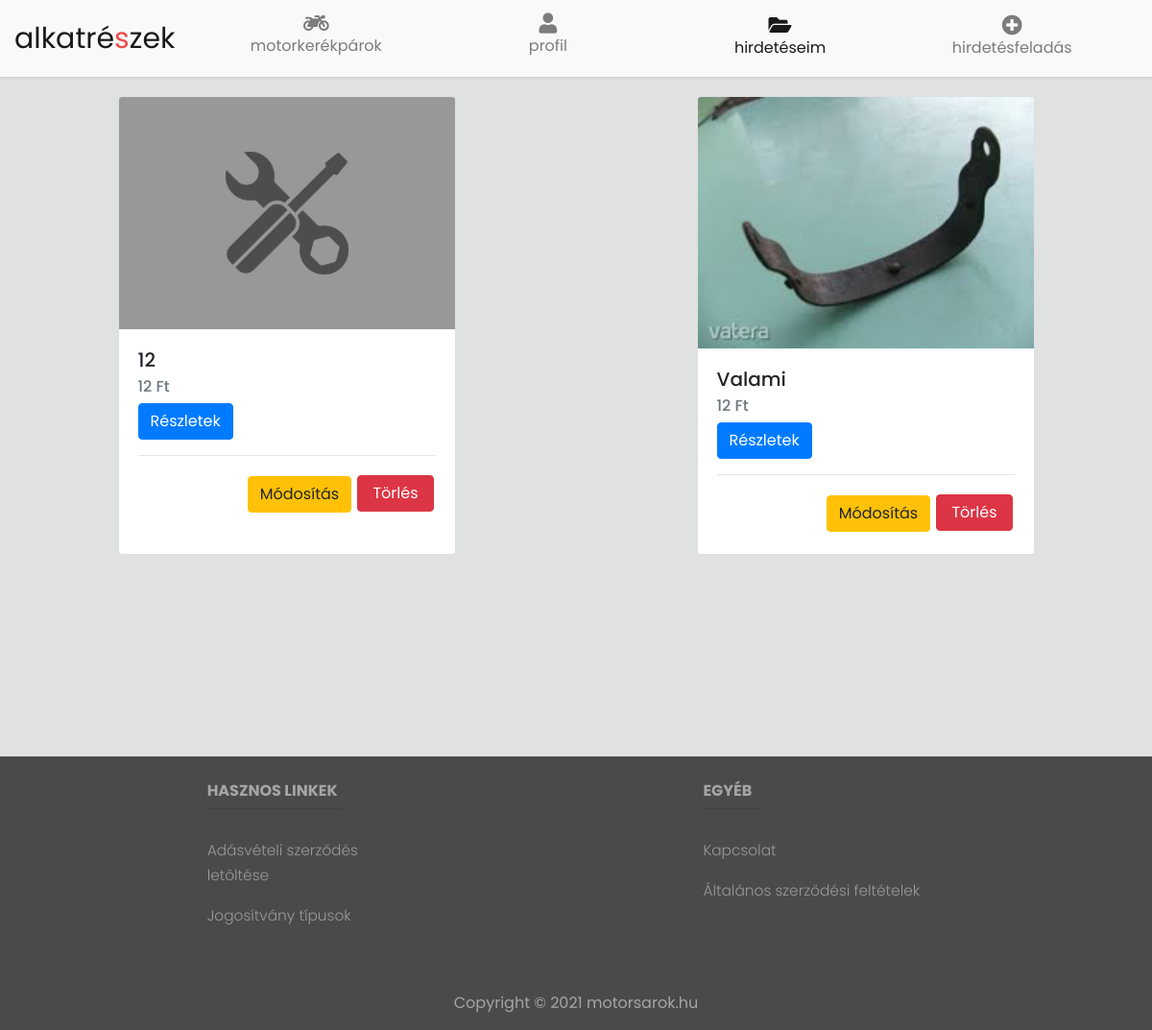
Before: /alkatresz-hirdeteseim.php (signed in) with the older database file.
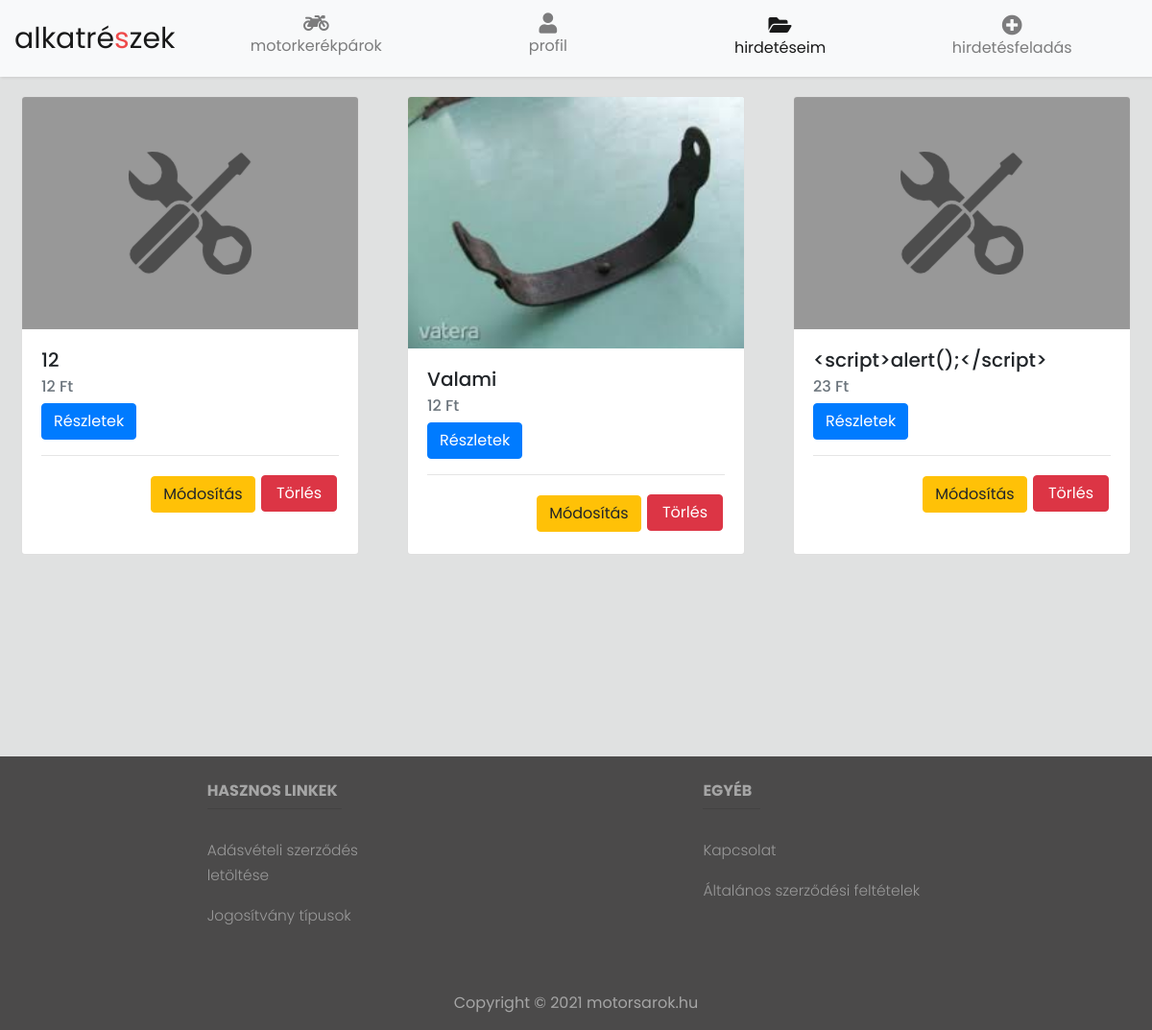
After: the same page with the newer database file.
### tables this page shows
CREATE TABLE `parts` (
  `id` int(11) NOT NULL,
  `userid` int(11) NOT NULL,
  `status` int(2) NOT NULL DEFAULT 1,
  `product_name` varchar(255) NOT NULL,
  `price` int(11) NOT NULL,
  `motorcycle_type` varchar(255) NOT NULL,
  `cond` varchar(255) NOT NULL,
  `description` varchar(255) NOT NULL,
  `name` varchar(255) NOT NULL,
  `email` varchar(255) NOT NULL,
  `phone` varchar(255) NOT NULL,
  `phone2` varchar(255) DEFAULT NULL,
  `county` varchar(255) NOT NULL,
  `settlement` varchar(255) NOT NULL
);

CREATE TABLE `parts_images` (
  `id` int(11) NOT NULL,
  `productid` int(11) NOT NULL,
  `thumbnailimage` varchar(255) NOT NULL,
  `is_mainimage` tinyint(4) NOT NULL
);

### alkatresz-hirdeteseim.php (the view, shortened to what the changed rows need)
<?php
require_once("config.php");
$userid = $_SESSION['id'];
$sql = "SELECT * FROM parts WHERE userid = ? AND status = ?";
$status = 1;
$statement = $link->prepare($sql);
$statement->bind_param("ii", $userid, $status);
$statement->execute();
$result = $statement->get_result();
$data = $result->fetch_all(MYSQLI_ASSOC);
?>
<!DOCTYPE html>
<html>
<head>
    <link rel="stylesheet" href="https://stackpath.bootstrapcdn.com/bootstrap/4.3.1/css/bootstrap.min.css">
    <link rel="stylesheet" href="assets/CSS/style.css">
    <link rel="stylesheet" href="https://cdnjs.cloudflare.com/ajax/libs/malihu-custom-scrollbar-plugin/3.1.5/jquery.mCustomScrollbar.min.css">
    <link rel="stylesheet" href="https://use.fontawesome.com/releases/v5.8.2/css/all.css">
    <link rel="stylesheet" href="assets/CSS/alertify.css">
    <link rel="stylesheet" href="assets/CSS/default.min.css">
</head>
<body>
    <div id="content">
        <div class="row" id="main-cards-garage">
            <?php
            if (empty($data)) {
                echo '<div class="text-center" id="no-advertisement">Önnek még nincs alkatrész hirdetése a rendszerben. Amennyiben szeretne feladni egyet, <a href="alkatresz-hirdetesfeladas.php" id="ad-here">itt</a> teheti meg.</div>';
            } else {
                foreach ($data as $row) {
                    $sql4 = "SELECT * FROM parts_images WHERE productid = ? ORDER BY is_mainimage DESC";
                    $stmt7 = $link->prepare($sql4);
                    $stmt7->bind_param("i", $productid);
                    $productid = $row['id'];
                    $stmt7->execute();
                    $result3 = $stmt7->get_result();
                    $data3 = $result3->fetch_all(MYSQLI_ASSOC);
            ?>
                    <a href="#" data-toggle="modal" data-target="#modal-<?php echo htmlspecialchars($row['id']); ?>">
                        <div class="card" id="motor-cards">
                            <?php
                            $i = 0;
                            foreach ($data3 as $main) {
                                if ($i == 0) {
                                    $mainimage = (file_exists($main['thumbnailimage'])) ? $main['thumbnailimage'] : 'images/no-part-image.png';
                                }
                                $i++;
                            }
                            echo "<img src='" . htmlspecialchars($mainimage) . "' class='card-img-top' alt='Main Image'/>";
                            ?>
                            <div class="card-body">
                                <div class="short-data">
                                    <h5 class="card-title"><?php echo htmlspecialchars($row['product_name']); ?></h5>
                                    <h6 class="card-subtitle mb-2 text-muted"><?php echo htmlspecialchars($row['price']); ?> Ft</h6>
                                </div>
                                <a href="#" class="btn btn-primary" data-toggle="modal" data-target="#modal-<?php echo htmlspecialchars($row['id']); ?>">Részletek</a>
                                <hr>
                                <form action="alkatresz-hirdeteseim.php" method="POST" onsubmit="return confirm('Biztosan törölni szeretné?');">
                                    <div class="float-right">
                                        <a href="alkatresz-hirdetes-modositas.php?id=<?php echo htmlspecialchars($row['id']); ?>" class="btn btn-warning" role="button">Módosítás</a>
                                        <input type='submit' value="Törlés" name="delete" id="btn-delete" />
                                    </div>
                                </form>
                            </div>
                        </div>
                    </a>
            <?php
                }
            }
            ?>
        </div>
    </div>
</body>
</html>

Changed rows visible on the page:
added parts: product_name "<script>alert();</script>", price "23"
